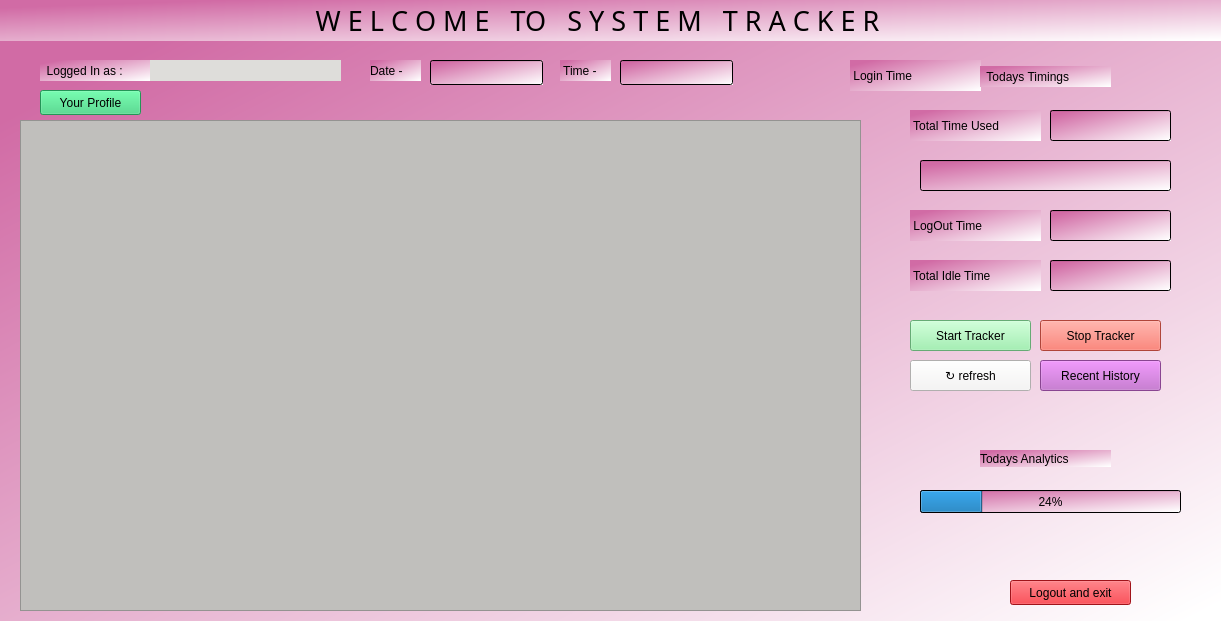
<?xml version="1.0" encoding="UTF-8"?>
<ui version="4.0">
 <class>tracking</class>
 <widget class="QWidget" name="tracking">
  <property name="geometry">
   <rect>
    <x>0</x>
    <y>0</y>
    <width>1221</width>
    <height>621</height>
   </rect>
  </property>
  <property name="windowTitle">
   <string>tracker</string>
  </property>
  <property name="styleSheet">
   <string notr="true">
background-color:qlineargradient(spread:pad, x1:0.091, y1:0.101636, x2:0.991379, y2:0.977, stop:0 rgba(209, 107, 165, 255), stop:1 rgba(255, 255, 255, 255));</string>
  </property>
  <widget class="QPushButton" name="startbutton">
   <property name="geometry">
    <rect>
     <x>910</x>
     <y>320</y>
     <width>121</width>
     <height>31</height>
    </rect>
   </property>
   <property name="styleSheet">
    <string notr="true">background-color: rgb(246, 245, 244);
background-color: rgb(143, 240, 164);
font: 75 11pt &quot;Ubuntu Condensed&quot;;
border-color: qconicalgradient(cx:0.5, cy:0.5, angle:0, stop:0 rgba(255, 255, 255, 255), stop:0.373979 rgba(255, 255, 255, 255), stop:0.373991 rgba(33, 30, 255, 255), stop:0.624018 rgba(33, 30, 255, 255), stop:0.624043 rgba(255, 0, 0, 255), stop:1 rgba(255, 0, 0, 255));</string>
   </property>
   <property name="text">
    <string>Start Tracker</string>
   </property>
  </widget>
  <widget class="QPushButton" name="stop_tracker">
   <property name="geometry">
    <rect>
     <x>1040</x>
     <y>320</y>
     <width>121</width>
     <height>31</height>
    </rect>
   </property>
   <property name="styleSheet">
    <string notr="true">background-color: rgb(237, 51, 59);
background-color: rgb(246, 97, 81);</string>
   </property>
   <property name="text">
    <string>Stop Tracker</string>
   </property>
  </widget>
  <widget class="QProgressBar" name="progressBar">
   <property name="geometry">
    <rect>
     <x>920</x>
     <y>490</y>
     <width>261</width>
     <height>23</height>
    </rect>
   </property>
   <property name="value">
    <number>24</number>
   </property>
  </widget>
  <widget class="QLabel" name="label">
   <property name="geometry">
    <rect>
     <x>40</x>
     <y>60</y>
     <width>111</width>
     <height>21</height>
    </rect>
   </property>
   <property name="maximumSize">
    <size>
     <width>16777215</width>
     <height>16777215</height>
    </size>
   </property>
   <property name="styleSheet">
    <string notr="true"/>
   </property>
   <property name="text">
    <string>  Logged In as :</string>
   </property>
  </widget>
  <widget class="QLineEdit" name="loggedinas">
   <property name="geometry">
    <rect>
     <x>150</x>
     <y>60</y>
     <width>191</width>
     <height>21</height>
    </rect>
   </property>
   <property name="styleSheet">
    <string notr="true">background-color: rgb(222, 221, 218);</string>
   </property>
   <property name="text">
    <string/>
   </property>
   <property name="frame">
    <bool>false</bool>
   </property>
   <property name="readOnly">
    <bool>true</bool>
   </property>
  </widget>
  <widget class="QPushButton" name="profilebut">
   <property name="geometry">
    <rect>
     <x>40</x>
     <y>90</y>
     <width>101</width>
     <height>25</height>
    </rect>
   </property>
   <property name="styleSheet">
    <string notr="true">font: 75 11pt &quot;Ubuntu Condensed&quot;;
background-color: rgb(51, 209, 122);</string>
   </property>
   <property name="text">
    <string>Your Profile</string>
   </property>
  </widget>
  <widget class="QLabel" name="label_2">
   <property name="geometry">
    <rect>
     <x>910</x>
     <y>110</y>
     <width>131</width>
     <height>31</height>
    </rect>
   </property>
   <property name="styleSheet">
    <string notr="true">font: 63 11pt &quot;URW Bookman&quot;;</string>
   </property>
   <property name="text">
    <string> Total Time Used</string>
   </property>
  </widget>
  <widget class="QLabel" name="label_3">
   <property name="geometry">
    <rect>
     <x>910</x>
     <y>260</y>
     <width>131</width>
     <height>31</height>
    </rect>
   </property>
   <property name="styleSheet">
    <string notr="true">font: 63 11pt &quot;URW Bookman&quot;;</string>
   </property>
   <property name="text">
    <string> Total Idle Time    </string>
   </property>
  </widget>
  <widget class="QLabel" name="label_4">
   <property name="geometry">
    <rect>
     <x>850</x>
     <y>60</y>
     <width>131</width>
     <height>31</height>
    </rect>
   </property>
   <property name="text">
    <string> Login Time    </string>
   </property>
  </widget>
  <widget class="QLabel" name="label_5">
   <property name="geometry">
    <rect>
     <x>910</x>
     <y>210</y>
     <width>131</width>
     <height>31</height>
    </rect>
   </property>
   <property name="text">
    <string> LogOut Time    </string>
   </property>
  </widget>
  <widget class="QPushButton" name="refresh_button">
   <property name="geometry">
    <rect>
     <x>910</x>
     <y>360</y>
     <width>121</width>
     <height>31</height>
    </rect>
   </property>
   <property name="styleSheet">
    <string notr="true">background-color: rgb(246, 245, 244);
font: 75 11pt &quot;Ubuntu Condensed&quot;;
border-color: qconicalgradient(cx:0.5, cy:0.5, angle:0, stop:0 rgba(255, 255, 255, 255), stop:0.373979 rgba(255, 255, 255, 255), stop:0.373991 rgba(33, 30, 255, 255), stop:0.624018 rgba(33, 30, 255, 255), stop:0.624043 rgba(255, 0, 0, 255), stop:1 rgba(255, 0, 0, 255));</string>
   </property>
   <property name="text">
    <string>↻ refresh</string>
   </property>
  </widget>
  <widget class="QPushButton" name="logout_ext_but">
   <property name="geometry">
    <rect>
     <x>1010</x>
     <y>580</y>
     <width>121</width>
     <height>25</height>
    </rect>
   </property>
   <property name="styleSheet">
    <string notr="true">background-color: rgb(237, 51, 59);
background-color: rgb(224, 27, 36);</string>
   </property>
   <property name="text">
    <string>Logout and exit</string>
   </property>
  </widget>
  <widget class="QLabel" name="label_6">
   <property name="geometry">
    <rect>
     <x>980</x>
     <y>66</y>
     <width>131</width>
     <height>21</height>
    </rect>
   </property>
   <property name="text">
    <string>  Todays Timings</string>
   </property>
  </widget>
  <widget class="QPushButton" name="recent_button">
   <property name="geometry">
    <rect>
     <x>1040</x>
     <y>360</y>
     <width>121</width>
     <height>31</height>
    </rect>
   </property>
   <property name="styleSheet">
    <string notr="true">background-color: rgb(192, 97, 203);</string>
   </property>
   <property name="text">
    <string>Recent History</string>
   </property>
  </widget>
  <widget class="QLabel" name="label_7">
   <property name="geometry">
    <rect>
     <x>980</x>
     <y>450</y>
     <width>131</width>
     <height>17</height>
    </rect>
   </property>
   <property name="text">
    <string>Todays Analytics</string>
   </property>
  </widget>
  <widget class="QPlainTextEdit" name="TextEdit">
   <property name="geometry">
    <rect>
     <x>20</x>
     <y>120</y>
     <width>841</width>
     <height>491</height>
    </rect>
   </property>
   <property name="styleSheet">
    <string notr="true">background-color: rgb(0, 0, 0);
background-color: rgb(192, 191, 188);</string>
   </property>
   <property name="documentTitle">
    <string notr="true"/>
   </property>
   <property name="undoRedoEnabled">
    <bool>false</bool>
   </property>
   <property name="readOnly">
    <bool>true</bool>
   </property>
   <property name="plainText">
    <string notr="true"/>
   </property>
  </widget>
  <widget class="QLabel" name="label_8">
   <property name="geometry">
    <rect>
     <x>370</x>
     <y>60</y>
     <width>51</width>
     <height>21</height>
    </rect>
   </property>
   <property name="text">
    <string>Date - </string>
   </property>
  </widget>
  <widget class="QLabel" name="label_9">
   <property name="geometry">
    <rect>
     <x>560</x>
     <y>60</y>
     <width>51</width>
     <height>21</height>
    </rect>
   </property>
   <property name="text">
    <string> Time - </string>
   </property>
  </widget>
  <widget class="QLineEdit" name="set_date">
   <property name="geometry">
    <rect>
     <x>430</x>
     <y>60</y>
     <width>113</width>
     <height>25</height>
    </rect>
   </property>
   <property name="readOnly">
    <bool>true</bool>
   </property>
  </widget>
  <widget class="QLabel" name="label_10">
   <property name="geometry">
    <rect>
     <x>0</x>
     <y>0</y>
     <width>1221</width>
     <height>41</height>
    </rect>
   </property>
   <property name="maximumSize">
    <size>
     <width>16777215</width>
     <height>16777215</height>
    </size>
   </property>
   <property name="font">
    <font>
     <family>Peddana</family>
     <pointsize>20</pointsize>
    </font>
   </property>
   <property name="styleSheet">
    <string notr="true"/>
   </property>
   <property name="text">
    <string>                                             W E L C O M E   TO   S Y S T E M   T R A C K E R</string>
   </property>
   <property name="textFormat">
    <enum>Qt::AutoText</enum>
   </property>
  </widget>
  <widget class="QLineEdit" name="lineEdit_2">
   <property name="geometry">
    <rect>
     <x>1050</x>
     <y>110</y>
     <width>121</width>
     <height>31</height>
    </rect>
   </property>
   <property name="readOnly">
    <bool>true</bool>
   </property>
  </widget>
  <widget class="QLineEdit" name="login_time">
   <property name="geometry">
    <rect>
     <x>920</x>
     <y>160</y>
     <width>251</width>
     <height>31</height>
    </rect>
   </property>
   <property name="readOnly">
    <bool>true</bool>
   </property>
  </widget>
  <widget class="QLineEdit" name="lineEdit_4">
   <property name="geometry">
    <rect>
     <x>1050</x>
     <y>210</y>
     <width>121</width>
     <height>31</height>
    </rect>
   </property>
   <property name="readOnly">
    <bool>true</bool>
   </property>
  </widget>
  <widget class="QLineEdit" name="lineEdit_5">
   <property name="geometry">
    <rect>
     <x>1050</x>
     <y>260</y>
     <width>121</width>
     <height>31</height>
    </rect>
   </property>
   <property name="readOnly">
    <bool>true</bool>
   </property>
  </widget>
  <widget class="QLineEdit" name="set_time">
   <property name="geometry">
    <rect>
     <x>620</x>
     <y>60</y>
     <width>113</width>
     <height>25</height>
    </rect>
   </property>
   <property name="readOnly">
    <bool>true</bool>
   </property>
  </widget>
 </widget>
 <resources/>
 <connections/>
</ui>
